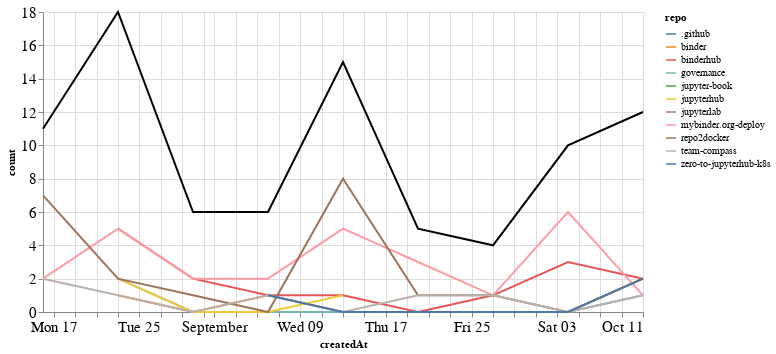

Here is the notebook cell this chart was saved with:
### Markdown cell above
## Comments

### Code cell
comments_time = comments.groupby('repo').resample('W', on='createdAt').count()['author'].reset_index()
comments_time = comments_time.rename(columns={'author': 'count'})
comments_time_total = comments_time.groupby('createdAt').agg({"count": "sum"}).reset_index()
ch1 = alt.Chart(comments_time, width=600).mark_line().encode(
    x='createdAt',
    y='count',
    color='repo',
    tooltip="repo"
)

ch2 = alt.Chart(comments_time_total, width=600).mark_line(color="black").encode(
    x='createdAt',
    y='count',
)

ch1 + ch2

### Figure 1 — Vega-Lite specification as saved in the notebook (floating-point values rounded to 4 significant figures)
{"config": {"axisLeft": {"labelFontSize": 15}, "axisBottom": {"labelFontSize": 15}}, "layer": [{"data": {"name": "data-81d2d46fbee3e0f56a92bec2264ba81d"}, "mark": "line", "encoding": {"color": {"type": "nominal", "field": "repo"}, "tooltip": {"type": "nominal", "field": "repo"}, "x": {"type": "temporal", "field": "createdAt"}, "y": {"type": "quantitative", "field": "count"}}, "width": 600}, {"data": {"name": "data-4e6eac1cce17dd17bd82579c0ab52499"}, "mark": {"type": "line", "color": "black"}, "encoding": {"x": {"type": "temporal", "field": "createdAt"}, "y": {"type": "quantitative", "field": "count"}}, "width": 600}], "$schema": "https://vega.github.io/schema/vega-lite/v4.8.1.json", "datasets": {"data-81d2d46fbee3e0f56a92bec2264ba81d": [{"repo": ".github", "createdAt": "2020-10-04T00:00:00", "count": 1}, {"repo": "binder", "createdAt": "2020-08-23T00:00:00", "count": 1}, {"repo": "binder", "createdAt": "2020-08-30T00:00:00", "count": 0}, {"repo": "binder", "createdAt": "2020-09-06T00:00:00", "count": 1}, {"repo": "binder", "createdAt": "2020-09-13T00:00:00", "count": 0}, {"repo": "binder", "createdAt": "2020-09-20T00:00:00", "count": 0}, {"repo": "binder", "createdAt": "2020-09-27T00:00:00", "count": 0}, {"repo": "binder", "createdAt": "2020-10-04T00:00:00", "count": 0}, {"repo": "binder", "createdAt": "2020-10-11T00:00:00", "count": 2}, {"repo": "binderhub", "createdAt": "2020-08-23T00:00:00", "count": 5}, {"repo": "binderhub", "createdAt": "2020-08-30T00:00:00", "count": 2}, {"repo": "binderhub", "createdAt": "2020-09-06T00:00:00", "count": 1}, {"repo": "binderhub", "createdAt": "2020-09-13T00:00:00", "count": 1}, {"repo": "binderhub", "createdAt": "2020-09-20T00:00:00", "count": 0}, {"repo": "binderhub", "createdAt": "2020-09-27T00:00:00", "count": 1}, {"repo": "binderhub", "createdAt": "2020-10-04T00:00:00", "count": 3}, {"repo": "binderhub", "createdAt": "2020-10-11T00:00:00", "count": 2}, {"repo": "governance", "createdAt": "2020-08-23T00:00:00", "count": 2}, {"repo": "governance", "createdAt": "2020-08-30T00:00:00", "count": 0}, {"repo": "governance", "createdAt": "2020-09-06T00:00:00", "count": 0}, {"repo": "governance", "createdAt": "2020-09-13T00:00:00", "count": 0}, {"repo": "governance", "createdAt": "2020-09-20T00:00:00", "count": 0}, {"repo": "governance", "createdAt": "2020-09-27T00:00:00", "count": 0}, {"repo": "governance", "createdAt": "2020-10-04T00:00:00", "count": 0}, {"repo": "governance", "createdAt": "2020-10-11T00:00:00", "count": 1}, {"repo": "jupyter-book", "createdAt": "2020-08-30T00:00:00", "count": 1}, {"repo": "jupyterhub", "createdAt": "2020-08-23T00:00:00", "count": 2}, {"repo": "jupyterhub", "createdAt": "2020-08-30T00:00:00", "count": 0}, {"repo": "jupyterhub", "createdAt": "2020-09-06T00:00:00", "count": 0}, {"repo": "jupyterhub", "createdAt": "2020-09-13T00:00:00", "count": 1}, {"repo": "jupyterlab", "createdAt": "2020-10-11T00:00:00", "count": 1}, {"repo": "mybinder.org-deploy", "createdAt": "2020-08-16T00:00:00", "count": 2}, {"repo": "mybinder.org-deploy", "createdAt": "2020-08-23T00:00:00", "count": 5}, {"repo": "mybinder.org-deploy", "createdAt": "2020-08-30T00:00:00", "count": 2}, {"repo": "mybinder.org-deploy", "createdAt": "2020-09-06T00:00:00", "count": 2}, {"repo": "mybinder.org-deploy", "createdAt": "2020-09-13T00:00:00", "count": 5}, {"repo": "mybinder.org-deploy", "createdAt": "2020-09-20T00:00:00", "count": 3}, {"repo": "mybinder.org-deploy", "createdAt": "2020-09-27T00:00:00", "count": 1}, {"repo": "mybinder.org-deploy", "createdAt": "2020-10-04T00:00:00", "count": 6}, {"repo": "mybinder.org-deploy", "createdAt": "2020-10-11T00:00:00", "count": 1}, {"repo": "repo2docker", "createdAt": "2020-08-16T00:00:00", "count": 7}, {"repo": "repo2docker", "createdAt": "2020-08-23T00:00:00", "count": 2}, {"repo": "repo2docker", "createdAt": "2020-08-30T00:00:00", "count": 1}, {"repo": "repo2docker", "createdAt": "2020-09-06T00:00:00", "count": 0}, {"repo": "repo2docker", "createdAt": "2020-09-13T00:00:00", "count": 8}, {"repo": "repo2docker", "createdAt": "2020-09-20T00:00:00", "count": 1}, {"repo": "repo2docker", "createdAt": "2020-09-27T00:00:00", "count": 1}, {"repo": "repo2docker", "createdAt": "2020-10-04T00:00:00", "count": 0}, {"repo": "repo2docker", "createdAt": "2020-10-11T00:00:00", "count": 2}, {"repo": "team-compass", "createdAt": "2020-08-16T00:00:00", "count": 2}, {"repo": "team-compass", "createdAt": "2020-08-23T00:00:00", "count": 1}, {"repo": "team-compass", "createdAt": "2020-08-30T00:00:00", "count": 0}, {"repo": "team-compass", "createdAt": "2020-09-06T00:00:00", "count": 1}, {"repo": "team-compass", "createdAt": "2020-09-13T00:00:00", "count": 0}, {"repo": "team-compass", "createdAt": "2020-09-20T00:00:00", "count": 1}, {"repo": "team-compass", "createdAt": "2020-09-27T00:00:00", "count": 1}, {"repo": "team-compass", "createdAt": "2020-10-04T00:00:00", "count": 0}, {"repo": "team-compass", "createdAt": "2020-10-11T00:00:00", "count": 1}, {"repo": "zero-to-jupyterhub-k8s", "createdAt": "2020-09-06T00:00:00", "count": 1}, {"repo": "zero-to-jupyterhub-k8s", "createdAt": "2020-09-13T00:00:00", "count": 0}, {"repo": "zero-to-jupyterhub-k8s", "createdAt": "2020-09-20T00:00:00", "count": 0}, {"repo": "zero-to-jupyterhub-k8s", "createdAt": "2020-09-27T00:00:00", "count": 0}, {"repo": "zero-to-jupyterhub-k8s", "createdAt": "2020-10-04T00:00:00", "count": 0}, {"repo": "zero-to-jupyterhub-k8s", "createdAt": "2020-10-11T00:00:00", "count": 2}], "data-4e6eac1cce17dd17bd82579c0ab52499": [{"createdAt": "2020-08-16T00:00:00", "count": 11}, {"createdAt": "2020-08-23T00:00:00", "count": 18}, {"createdAt": "2020-08-30T00:00:00", "count": 6}, {"createdAt": "2020-09-06T00:00:00", "count": 6}, {"createdAt": "2020-09-13T00:00:00", "count": 15}, {"createdAt": "2020-09-20T00:00:00", "count": 5}, {"createdAt": "2020-09-27T00:00:00", "count": 4}, {"createdAt": "2020-10-04T00:00:00", "count": 10}, {"createdAt": "2020-10-11T00:00:00", "count": 12}]}}
